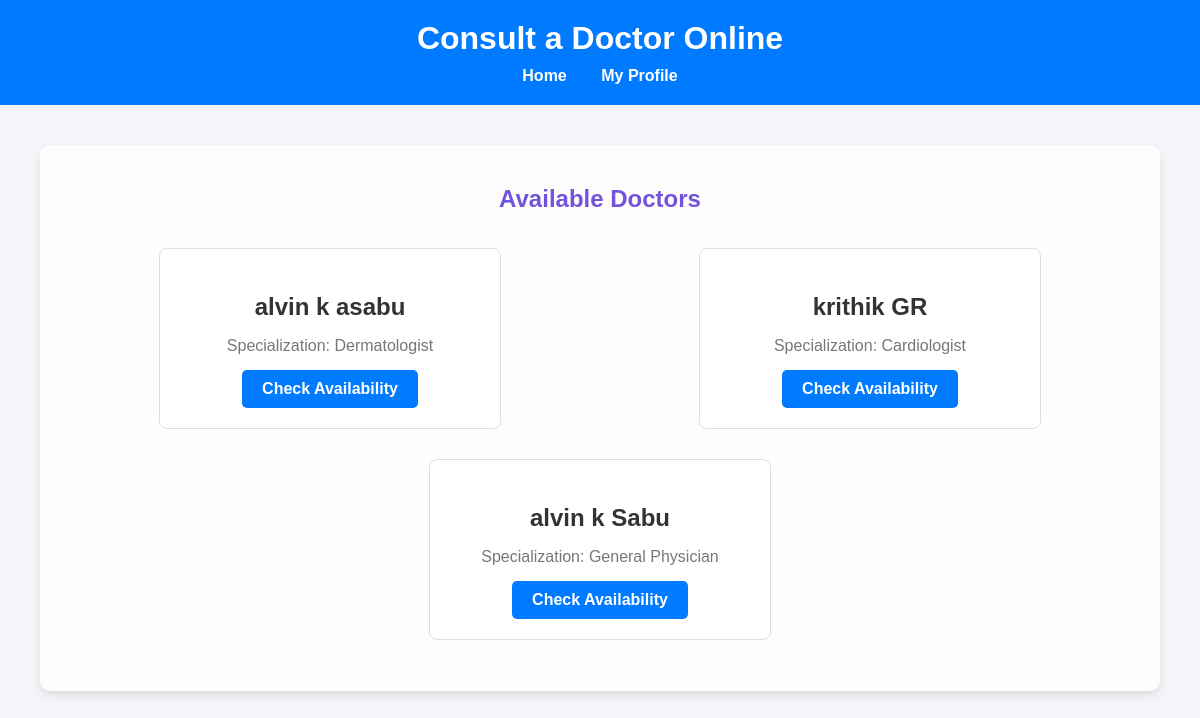
The page /doctors/ (signed in) on the database as committed earlier.
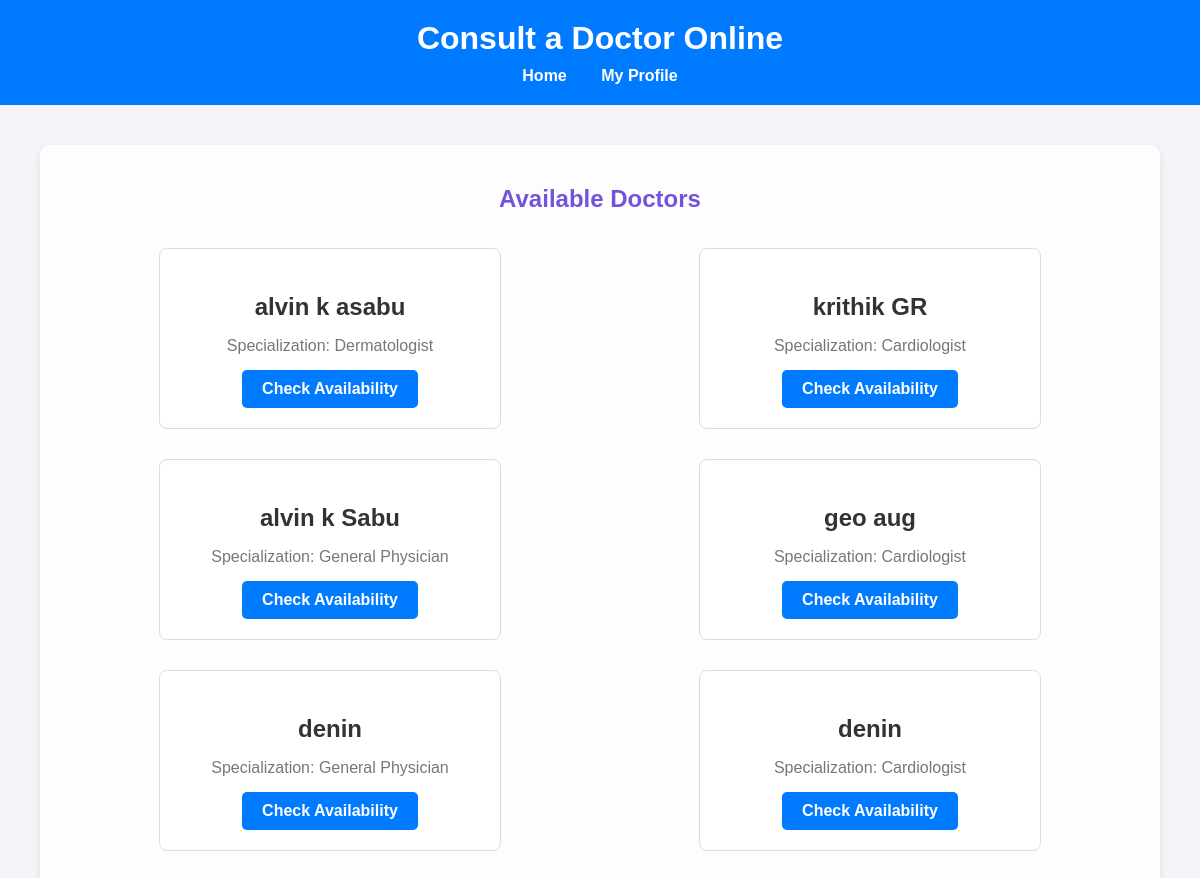
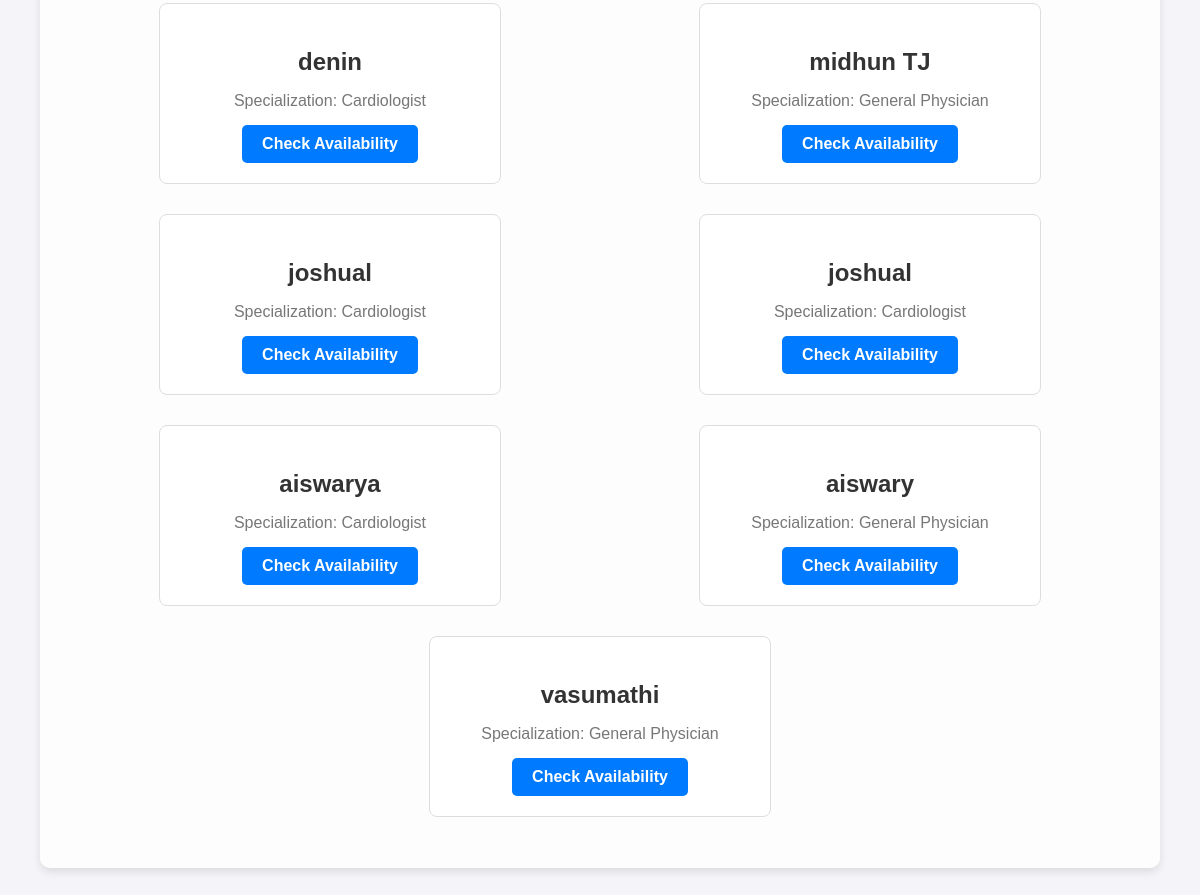
The same page on the database as committed later (2 pictures, top to bottom).
### myapp/models.py (models this page shows, shortened)
class Doctor(models.Model):
    SPECIALIZATION_CHOICES = [
        ('general', 'General Physician'),
        ('cardiologist', 'Cardiologist'),
        ('dermatologist', 'Dermatologist'),
    ]
    name = models.CharField(max_length=100)
    specialization = models.CharField(max_length=50, choices=SPECIALIZATION_CHOICES)
    description = models.TextField()
    video_call_link = models.URLField()  # Link for the video call

### myapp/views.py (the view)
# urls.py: path('doctors/', views.doctor_list, name='doctor_list'),
@login_required(login_url=user_login)
def doctor_list(request):
    doctors = Doctor.objects.all()
    return render(request, 'doctor_list.html', {'doctors': doctors})

### myapp/templates/doctor_list.html (shortened to what this page needs)
<!DOCTYPE html>
<html lang="en">
<head>
</head>
<body>
    <header>
        <h1>Consult a Doctor Online</h1>
        <nav>
            <a href="/">Home</a>
            <a href="/profile/">My Profile</a>
        </nav>
    </header>
    <main>
        <section class="doctor-list-section">
            <h2>Available Doctors</h2>
            <ul class="doctor-list">
                {% for doctor in doctors %}
                <li class="doctor-card">
                    <h3>{{ doctor.name }}</h3>
                    <p>Specialization: {{ doctor.get_specialization_display }}</p>
                    <a class="button" href="{% url 'doctor_availability' doctor.id %}">Check Availability</a>
                </li>
                {% endfor %}
            </ul>
        </section>
    </main>
</body>
</html>

### myapp/templates/doctor_list.html (style rules this page uses)
body { font-family: Arial, sans-serif; background-color: #f4f4f9; margin: 0; padding: 0; color: #333; background-image: url(https://wallpapers.com/images/high/doctor-with-globe-in-hand-hd-medical-dff7ahiwc5xsfjm0.webp); }
header { background-color: #007bff; color: white; padding: 20px; text-align: center; transition: background-color 0.3s; }
header h1 { margin: 0; font-size: 2em; }
nav { margin-top: 10px; }
nav a { color: white; margin: 0 15px; text-decoration: none; font-weight: bold; transition: color 0.3s; }
main { padding: 40px; max-width: 1200px; margin: auto; }
.doctor-list-section { background-color: rgba(255, 255, 255, 0.8); border-radius: 10px; padding: 20px; backdrop-filter: blur(3px); box-shadow: 0 4px 8px rgba(0, 0, 0, 0.1); }
h2 { text-align: center; color: #7154db; animation: fadeIn 1s ease-in-out; }
.doctor-list { list-style-type: none; padding: 0; display: flex; flex-wrap: wrap; justify-content: space-around; }
.doctor-card { background-color: #ffffff; border: 1px solid #ddd; border-radius: 8px; padding: 20px; width: 300px; margin: 15px; text-align: center; box-shadow: 0 2px 5px rgba(0, 0, 0, 0); transition: transform 0.3s, box-shadow 0.3s; }
.doctor-card h3 { color: #333; font-size: 1.5em; margin-bottom: 10px; }
.doctor-card p { font-size: 1em; color: #777; margin-bottom: 15px; }
.button { background-color: #007bff; color: white; padding: 10px 20px; text-decoration: none; border-radius: 5px; font-weight: bold; display: inline-block; transition: background-color 0.3s, transform 0.3s; }

Rows that differ between the two databases and show on the page:
added Doctor: name "geo aug", specialization "Cardiologist"
added Doctor: name "denin", specialization "General Physician"
added Doctor: name "denin", specialization "Cardiologist"
added Doctor: name "denin", specialization "Cardiologist"
added Doctor: name "midhun TJ", specialization "General Physician"
added Doctor: name "joshual", specialization "Cardiologist"
added Doctor: name "joshual", specialization "Cardiologist"
added Doctor: name "aiswarya", specialization "Cardiologist"
added Doctor: name "aiswary", specialization "General Physician"
added Doctor: name "vasumathi", specialization "General Physician"
